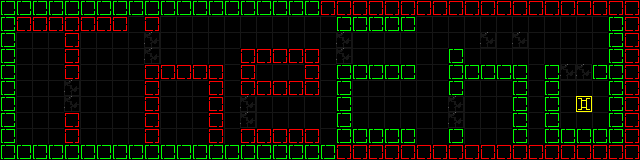

A 2D game scene composited from a Tiled map and its tileset images. What follows is a short description and the map's XML, with each tile layer's data collapsed to a summary:
An orthogonal 40x10 tile map with 16x16 px tiles, 3 tile layers (Tile Layer 1, Tile Layer 2, Tile Layer 3).

<map version="1.0" orientation="orthogonal" width="40" height="10" tilewidth="16" tileheight="16">
 <tileset firstgid="1" name="tiles" tilewidth="16" tileheight="16">
  <image source="maps/tiles.png" width="80" height="16" />
 </tileset>
 <layer name="Tile Layer 1" width="40" height="10">
  <data>[400 cells, 400 non-empty, 5 distinct tile ids]</data>
 </layer>
 <layer name="Tile Layer 2" width="40" height="10">
  <data>[400 cells, 1 non-empty, 1 distinct tile ids]</data>
 </layer>
 <layer name="Tile Layer 3" width="40" height="10">
  <data>[400 cells, 7 non-empty, 2 distinct tile ids]</data>
 </layer>
</map>
